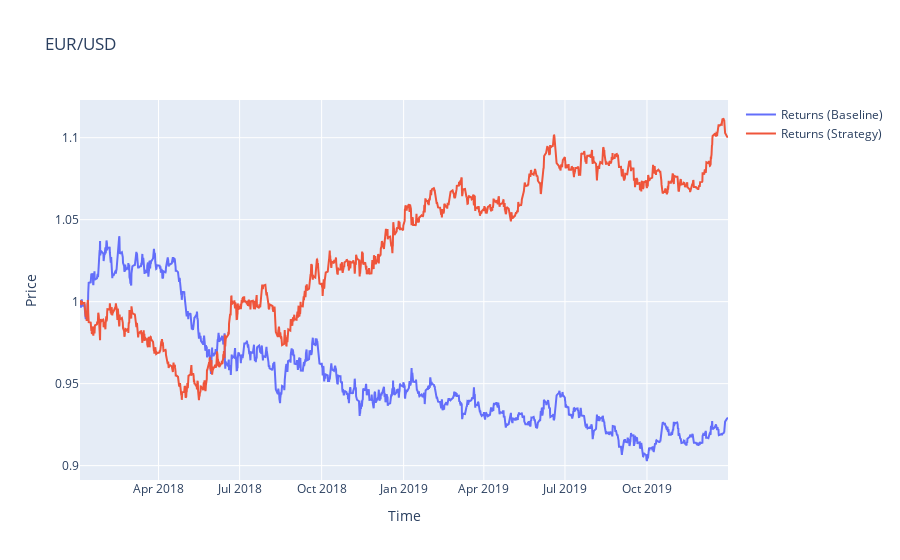

Here is the notebook cell this chart was saved with:
### Code cell
fig = go.Figure()

fig.add_trace(go.Scatter(x=data.index, y=data.creturns, name='Returns (Baseline)'))
fig.add_trace(go.Scatter(x=data.index, y=data.cstrategy, name='Returns (Strategy)'))

fig.update_layout(title='EUR/USD', xaxis_title='Time', yaxis_title='Price')

fig.show()

### Figure 1 — Plotly figure (JSON) as saved in the notebook; plotly's stock layout.template omitted (floating-point values rounded to 4 significant figures; data arrays with more than 128 entries replaced by an {"elided": "..."} marker saying what was removed)
{"data": [{"name": "Returns (Baseline)", "type": "scatter", "x": {"elided": "2066 str values"}, "y": {"elided": "2066 float values"}}, {"name": "Returns (Strategy)", "type": "scatter", "x": {"elided": "2066 str values"}, "y": {"elided": "2066 float values"}}], "layout": {"title": {"text": "EUR/USD"}, "xaxis": {"title": {"text": "Time"}}, "yaxis": {"title": {"text": "Price"}}}}
